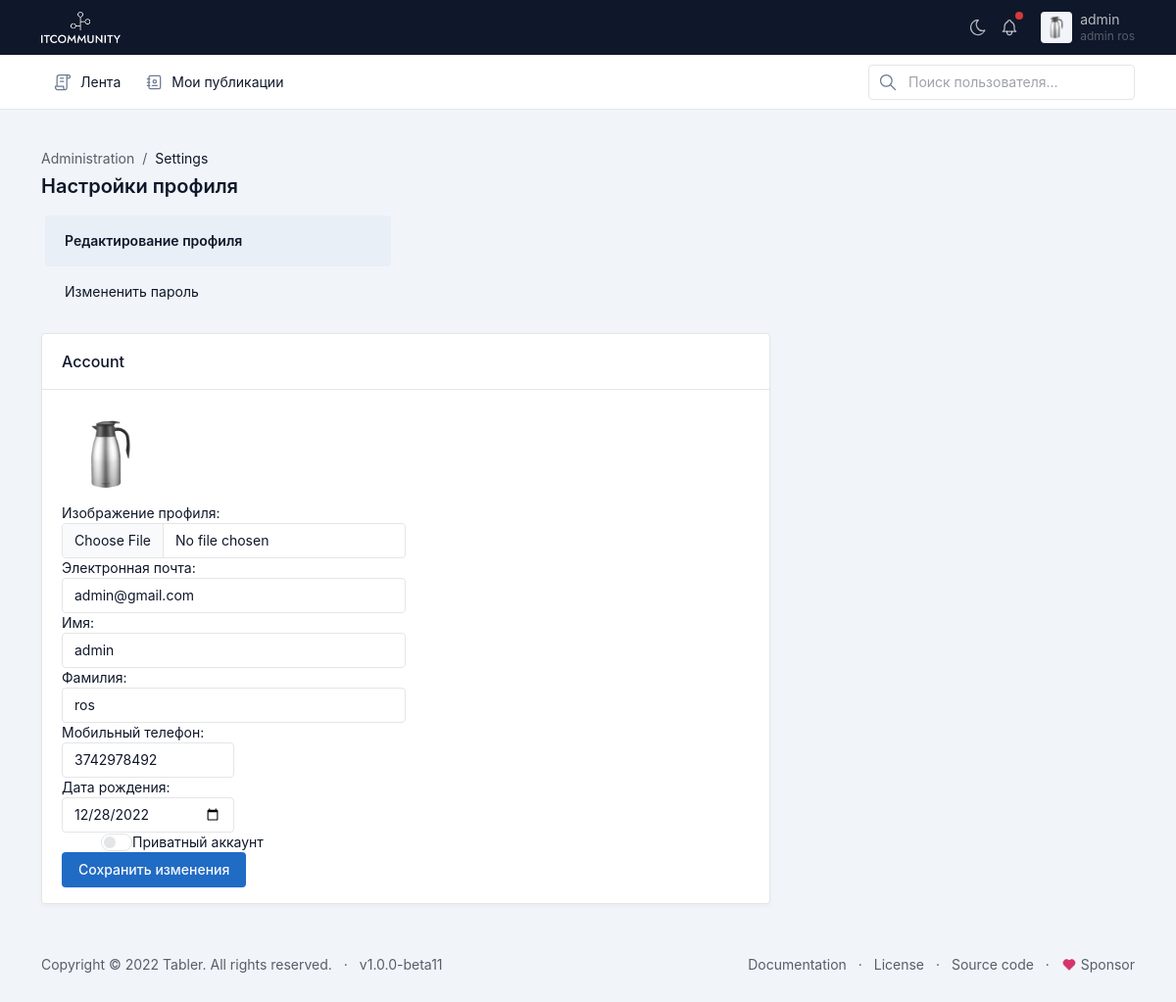
The app's page /accounts/user_profile/ (signed in) with its own data.
### apps/accounts/models.py (models this page shows, shortened)
class User(AbstractUser):
    avatar = models.ImageField(
        upload_to="users/avatars/",
        null=True,  # для базы
        blank=True,  # для формы
        verbose_name="Фото профиля"
    )
    birthday = models.DateField("Дата рождения", null=True)
    phone = models.CharField("Номер телефона", max_length=14, null=True)
    following = models.ManyToManyField("self", blank=True, null=True,
                 related_name="followers", symmetrical=False)
    is_private = models.BooleanField(default=False)
    class Meta:
        verbose_name = "Пользователь"
        verbose_name_plural = "Пользователи"

### apps/accounts/views.py (the view)
# urls.py: path("user_profile/", UpdateUserView.as_view(), name="user_profile"),
class UpdateUserView(UpdateView):
    template_name = "profile.html"
    form_class = UserUpdateForm
    success_url = reverse_lazy("index")
    def get_object(self):
        return self.request.user

### apps/accounts/forms.py
class UserUpdateForm(forms.ModelForm):
    class Meta:
        model = User
        fields = [
            "avatar",
            "email",
            "first_name",
            "last_name",
            "birthday",
            "phone",
            "is_private",
        ]
        form_control = {"class": "form-control"}
        widgets={
            "avatar": forms.FileInput(attrs=form_control),
            "email": forms.EmailInput(attrs=form_control),
            "first_name": forms.TextInput(attrs=form_control),
            "last_name": forms.TextInput(attrs=form_control),
            "phone": forms.TextInput(attrs=form_control),
            "birthday": forms.DateInput(
                attrs={
                    "class": "form-control",
                    "type": "date"
                }
            ),
            "is_private": forms.CheckboxInput(
                attrs={
                    "class": "form-check-input",
                }
            )
        }

### apps/accounts/templates/profile.html (shortened to what this page needs)
{% extends 'base.html' %}
{% block content %}
    <div class="page-body">
    <div class="container-xl">
      <div class="page-header mb-3">
        <div class="row align-items-center mw-100">
          <div class="col">
            <div class="mb-1">
              <ol class="breadcrumb" aria-label="breadcrumbs">
                <li class="breadcrumb-item"><a href="#">Administration</a></li>
                <li class="breadcrumb-item active" aria-current="page"><a href="#">Settings</a></li>
              </ol>
            </div>
            <h2 class="page-title">
              <span class="text-truncate">Настройки профиля</span>
            </h2>
          </div>
        </div>
      </div>
        {% include 'profile_menu.html' %}
        <div class="col-12 col-md-8">
          <div class="row">
            <div class="col-12">
              <div class="card">
                <div class="card-header">
                  <h3 class="card-title">Account</h3>
                </div>
                <div class="card-body">
                  {% if form.instance.avatar %}
                    <img src="{{form.instance.avatar.url}}" alt=""
                    style="width: 100px; height: 100px; object-fit: cover;">
                  {% endif %}
                  <form method="post" enctype="multipart/form-data">
                          <div class="form-row">
                             <div class="form-group col-md-6">
                              <label >Изображение профиля: </label>
                              {{form.avatar}}
                             </div>
                             <div class="form-group col-md-6">
                              <label> Электронная почта: </label>
                                {{form.email}}
                             </div>
                          </div>
                          <div class="form-row">
                            <div class="form-group col-md-6">
                              <label> Имя: </label>
                              {{form.first_name }}
                            </div>
                            <div class="form-group col-md-6">
                              <label> Фамилия: </label>
                              {{ form.last_name }}
                            </div>
                          </div>
                          <div class="form-row">
                            <div class="form-group col-md-3">
                              <label> Мобильный телефон: </label>
                              {{form.phone}}
                            </div>
                            <div class="form-group col-md-3">
                              <label> Дата рождения: </label>
                              {{form.birthday}}
                            </div>
                          </div>
                          <div class="form-row">
                            <div class="form-group col-md-4">
                              <label class="form-check form-check-single form-switch">
                                {{form.is_private}}
                                <span class="form-check-label">Приватный аккаунт</span>
                              </label>
                          </div>
                          </div>
                      <button type="submit" class="btn btn-primary">
                          Сохранить изменения
                      </button>
                  </form>
                </div>
              </div>
            </div>
          </div>
        </div>
      </div>
    </div>
{% endblock %}

### apps/posts/templates/base.html (shortened to what this page needs)
<!doctype html>
<html lang="en">
  <head>
    {% load static %}
    <link href="{% static 'css/tabler.min.css' %}" rel="stylesheet"/>
    <link href="{% static 'css/tabler-flags.min.css' %}" rel="stylesheet"/>
    <link href="{% static 'css/tabler-payments.min.css' %}" rel="stylesheet"/>
    <link href="{% static 'css/tabler-vendors.min.css' %}" rel="stylesheet"/>
    <link href="{% static 'css/demo.min.css' %}" rel="stylesheet"/>
  </head>
  <body>
      <div  class="page">
        <header class="navbar navbar-expand-md navbar-dark d-print-none">
            <div class="container-xl">
              <h1 class="navbar-brand navbar-brand-autodark d-none-navbar-horizontal pe-0 pe-md-3">
                <a href=".">
                  <img src="/static/img/icons/itcommunity_white.png" width="110" height="32" alt="ITcommunity" class="navbar-brand-image">
                </a>
              </h1>
              <div class="navbar-nav flex-row order-md-last">
                <div class="d-none d-md-flex">
                  <a href="?theme=dark" class="nav-link px-0 hide-theme-dark" title="Enable dark mode" data-bs-toggle="tooltip" data-bs-placement="bottom">
                  </a>
                  <div class="nav-item dropdown d-none d-md-flex me-3">
                    <a href="#" class="nav-link px-0" data-bs-toggle="dropdown" tabindex="-1" aria-label="Show notifications">
                      <span class="badge bg-red"></span>
                    </a>
                  </div>
                </div>
                {% if request.user.is_authenticated %}
                <div class="nav-item dropdown">
                  <a href="#" class="nav-link d-flex lh-1 text-reset p-0" data-bs-toggle="dropdown" aria-label="Open user menu">
                    {% if request.user.avatar %}
                    <span class="avatar avatar-sm" style="background-image: url( {{request.user.avatar.url}} )"></span>
                    {% else %}
                    <span class="avatar avatar-sm" style="background-image: url(/static/img/icons/user_profile.png)"></span>
                    {% endif %}
                    <div class="d-none d-xl-block ps-2">
                      <div>{{ request.user.username }}</div>
                      <div class="mt-1 small text-muted">
                        {{request.user.first_name}}
                        {{request.user.last_name}}
                      </div>
                    </div>
                  </a>
                </div>
                {% else %}
                  <div class="nav-item">
                  <a href="{% url 'sign_in' %}">Войти</a>
                  <a href="{% url 'register' %}">Зарегистрироваться</a>
                </div>
                {% endif %}
              </div>
            </div>
        </header>
        <div class="navbar-expand-md">
            <div class="collapse navbar-collapse" id="navbar-menu">
              <div class="navbar navbar-light">
                <div class="container-xl">
                  <ul class="navbar-nav">
                    <li class="nav-item">
                      <a class="nav-link" href="{% url 'index'  %}" >
                        <span class="nav-link-icon d-md-none d-lg-inline-block">
                        </span>
                        <span class="nav-link-title">
                          Лента
                        </span>
                      </a>
                    </li>
                    <li class="nav-item">
                      <a class="nav-link" href="{% url 'user_posts' %}" >
                        <span class="nav-link-icon d-md-none d-lg-inline-block">
                        </span>
                        <span class="nav-link-title">
                          Мои публикации
                        </span>
                      </a>
                    </li>
                  </ul>
                  <div class="my-2 my-md-0 flex-grow-1 flex-md-grow-0 order-first order-md-last">
                    <form action="{% url 'search_users' %}" method="get">
                      <div class="input-icon">
                        <span class="input-icon-addon">
                        </span>
                        <input name="query" type="text" value="" class="form-control" placeholder="Поиск пользователя..." aria-label="Search in website">
                      </div>
                    </form>
                  </div>
                </div>
              </div>
            </div>
        </div>
        <div class="page-wrapper">
            {% block content %}
            {% endblock %}
            <footer class="footer footer-transparent d-print-none">
                <div class="container-xl">
                  <div class="row text-center align-items-center flex-row-reverse">
                    <div class="col-lg-auto ms-lg-auto">
                      <ul class="list-inline list-inline-dots mb-0">
                        <li class="list-inline-item"><a href="./docs/index.html" class="link-secondary">Documentation</a></li>
                        <li class="list-inline-item"><a href="./license.html" class="link-secondary">License</a></li>
                        <li class="list-inline-item"><a href="https://github.com/tabler/tabler" target="_blank" class="link-secondary" rel="noopener">Source code</a></li>
                        <li class="list-inline-item">
                          <a href="https://github.com/sponsors/codecalm" target="_blank" class="link-secondary" rel="noopener">
                            Sponsor
                          </a>
                        </li>
                      </ul>
                    </div>
                    <div class="col-12 col-lg-auto mt-3 mt-lg-0">
                      <ul class="list-inline list-inline-dots mb-0">
                        <li class="list-inline-item">
                          Copyright &copy; 2022
                          <a href="." class="link-secondary">Tabler</a>.
                          All rights reserved.
                        </li>
                        <li class="list-inline-item">
                          <a href="./changelog.html" class="link-secondary" rel="noopener">
                            v1.0.0-beta11
                          </a>
                        </li>
                      </ul>
                    </div>
                  </div>
                </div>
            </footer>
        </div>
      </div>
  </body>
</html>

### apps/posts/templates/base.html (style rules this page uses)
:root { --tblr-font-sans-serif: Inter,-apple-system,BlinkMacSystemFont,San Francisco,Segoe UI,Roboto,Helvetica Neue,sans-serif !important; }

### records on screen
User: user.avatar (picture), user.username "admin", user.first_name "admin", user.last_name "ros", instance.avatar (picture), email "admin@gmail.com", first_name "admin", last_name "ros", phone "3742978492", birthday "12/28/2022"
